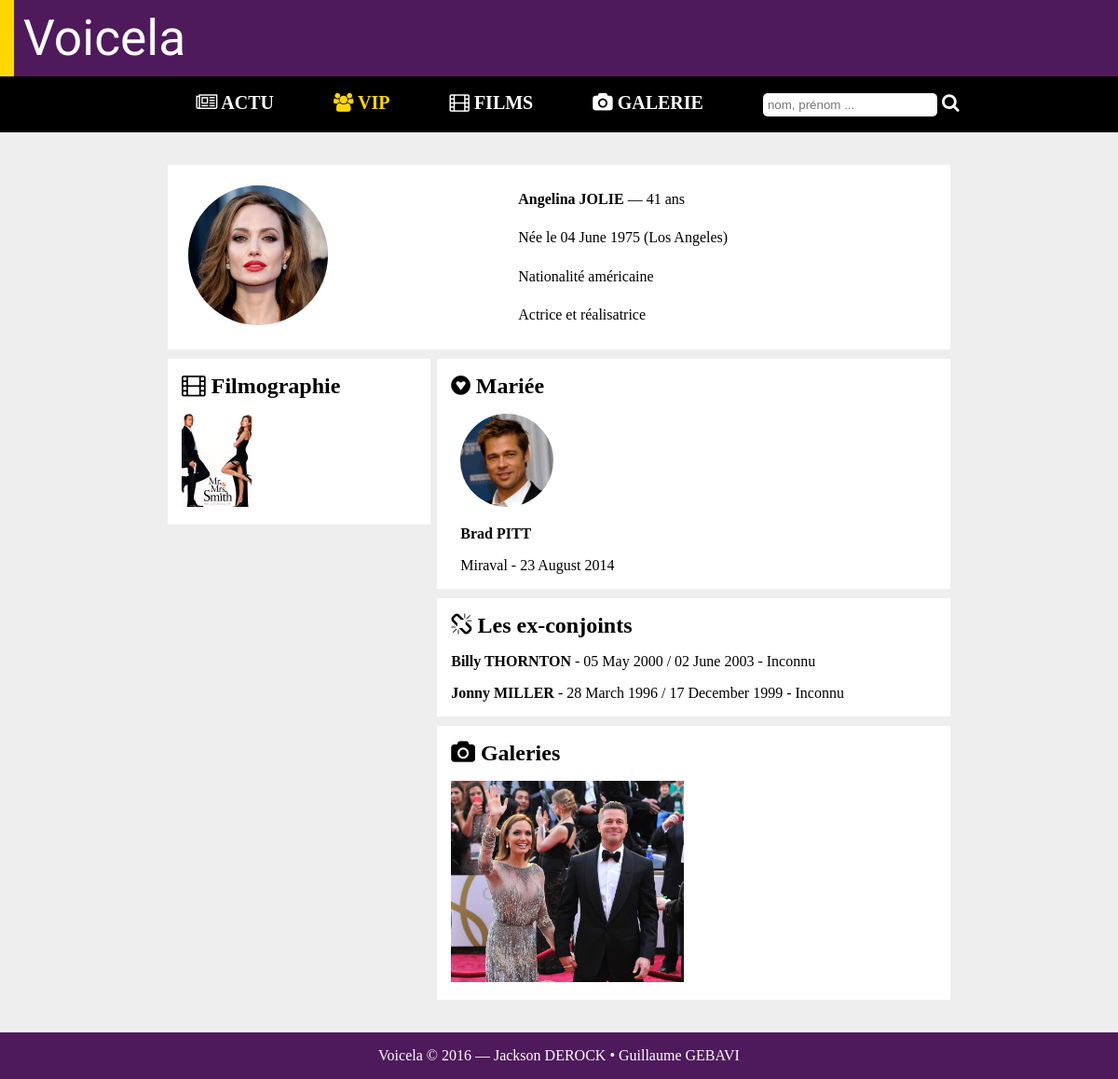
The app's page /PHP/index.php?page=vip&profil=010 with its own data.
### tables this page shows
CREATE TABLE IF NOT EXISTS `VIP` (
  `numVip` varchar(3) NOT NULL,
  `nomVip` varchar(20) NOT NULL,
  `prenomVip` varchar(20) NOT NULL,
  `civilite` varchar(1) NOT NULL,
  `dateNaissance` date NOT NULL,
  `lieuNaissance` varchar(20) NOT NULL DEFAULT 'Inconnu',
  `codeRole` varchar(2) NOT NULL,
  `codeStatut` varchar(1) NOT NULL DEFAULT 'C',
  `nationalite` varchar(30) NOT NULL,
  `idProfil` varchar(10) NOT NULL DEFAULT 'P00.jpg',
  PRIMARY KEY (`numVip`),
  KEY `fk_pays` (`nationalite`)
);

CREATE TABLE IF NOT EXISTS `NATIONALITE` (
  `idNat` varchar(2) NOT NULL,
  `nomNat` varchar(30) NOT NULL,
  PRIMARY KEY (`idNat`)
);

CREATE TABLE IF NOT EXISTS `ACTEUR` (
  `numVip` varchar(3) NOT NULL,
  `numVisa` varchar(6) NOT NULL,
  PRIMARY KEY (`numVip`,`numVisa`),
  KEY `fk_acteur_visa` (`numVisa`)
);

CREATE TABLE IF NOT EXISTS `FILM` (
  `numVisa` varchar(6) NOT NULL,
  `titreFilm` varchar(100) NOT NULL,
  `idGenre` varchar(2) NOT NULL,
  `anneeSortie` int(4) NOT NULL,
  `idAffiche` varchar(10) NOT NULL DEFAULT '000000.jpg',
  PRIMARY KEY (`numVisa`),
  KEY `fk_genre` (`idGenre`)
);

CREATE TABLE IF NOT EXISTS `NEWEVENT` (
  `numVip` varchar(3) NOT NULL,
  `dateMariage` date NOT NULL,
  `numVipConjoint` varchar(3) NOT NULL,
  `lieuMariage` varchar(20) NOT NULL DEFAULT 'Inconnu',
  `dateDivorce` date NOT NULL DEFAULT '1000-01-01',
  PRIMARY KEY (`numVip`,`dateMariage`)
);

CREATE TABLE IF NOT EXISTS `PHOTO` (
  `numVip` varchar(3) NOT NULL,
  `idPhoto` varchar(30) NOT NULL,
  `datePhoto` date NOT NULL DEFAULT '1000-01-01',
  `lieuPhoto` varchar(20) NOT NULL DEFAULT 'Inconnu',
  PRIMARY KEY (`numVip`,`idPhoto`)
);

### PHP/bin/ressources.php (called while the page is built)
<?php
	$host ="localhost";
	$user ="p1422528";
	$password ="234358";
	$nombase ="p1422528";
?>

### PHP/model/model.php (called while the page is built)
<?php
abstract class Model{
private static $bdd;
protected function executerRequete($sql,$params=null){
	if ($params == null)
	{
		$resultat = self::getBdd()->query($sql);
	}
	else
	{
		$resultat = self::getBdd()->prepare($sql);
		$resultat->execute($params);
	}
	return $resultat;
}
private static function getBdd() {
	if(self::$bdd == null){
		require 'bin/ressources.php';
		self::$bdd = new PDO('mysql:host='.$host .';dbname='.$nombase,$user,$password);
		self::$bdd->exec('SET NAMES utf8');
		self::$bdd->setAttribute(PDO::ATTR_ERRMODE,PDO::ERRMODE_EXCEPTION);
	}
	return self::$bdd;
	}
}
?>

### PHP/model/vipManager.php (called while the page is built, shortened)
<?php
class vipManager extends Model{
	public function getDetails($numVip){
		$rep=$this->executerRequete('SELECT numVip, nomVip, prenomVip, dateNaissance, civilite, lieuNaissance, nomNat, codeStatut, idProfil, codeRole FROM VIP V, NATIONALITE N WHERE numVip=:numVip AND V.nationalite=N.idNat;',
		array(':numVip'=>$numVip));
		$det=$rep->fetch();
		return $det;
	}
	public function getPresentA($numVip){
		$rep=$this->executerRequete('SELECT A.numVip, F.numVisa, idAffiche FROM ACTEUR A, FILM F WHERE A.numVisa=F.numVisa AND numVip=:numVip',
		array(':numVip'=>$numVip));
		$aff=$rep->fetchAll();
		return $aff;
	}
	public function getPhoto($numVip){
		$rep=$this->executerRequete('SELECT * FROM PHOTO WHERE numVip=:numVip',
		array(':numVip'=>$numVip));
		$aff=$rep->fetchAll();
		return $aff;
	}
	public function getEvent($numVip){
		$rep=$this->executerRequete('SELECT * FROM NEWEVENT N, VIP V WHERE (N.numVip=:numVip OR N.numVipConjoint=:numVip) AND V.numVip=N.numVip AND dateDivorce="1000-01-01" ORDER BY dateMariage DESC',
		array(':numVip'=>$numVip));
		$aff=$rep->fetch();
		return $aff;
	}
	public function getRecap($numVip){
		$rep=$this->executerRequete('SELECT * FROM NEWEVENT N, VIP V WHERE N.numVipConjoint=:numVip AND N.numVip=V.numVip AND dateDivorce!="1000-01-01" UNION ALL SELECT * FROM NEWEVENT N2, VIP V2 WHERE N2.numVip=:numVip AND N2.numVipConjoint=V2.numVip AND dateDivorce!="1000-01-01" ORDER BY dateMariage DESC;',
		array(':numVip'=>$numVip));
		$aff=$rep->fetchAll();
		return $aff;
	}
}
?>

### PHP/functions/age.php (called while the page is built)
<?php
function age($date_naissance)
{
	$date_naissance = date("d-m-Y", strtotime($date_naissance));
    $arr1 = explode('-', $date_naissance);
    $arr2 = explode('-', date('d-m-Y'));
    if(($arr1[1] < $arr2[1]) || (($arr1[1] == $arr2[1]) && ($arr1[0] <= $arr2[0])))
    return $arr2[2] - $arr1[2];
    return $arr2[2] - $arr1[2] - 1;
}
?>

### PHP/functions/date.php (called while the page is built, shortened)
<?php
function datef($date){
	$birth = strftime("%d %B %Y",strtotime($date));
	return $birth;
}
?>

### PHP/views/detailv.php (the view, shortened to what this page needs)
<?php require_once("functions/age.php");?>
<?php require_once("functions/date.php");?>
	<table class="detailv">
		<tr>
			<td rowspan="4"><img src="assets/img/vip/<?php echo $data['idProfil'];?>" alt="<?php echo $data['nomVip']; ?>"></td>
			<td><b><?php echo $data['prenomVip'];?> <?php echo $data['nomVip'];?></b> &mdash; <?php echo age($data['dateNaissance']);?> ans</td>
		</tr>
		<tr>
			<td><?php
			if($data['civilite']=='M'){echo "Né le ";}else{echo "Née le ";} echo datef($data['dateNaissance']);?> (<?php echo $data['lieuNaissance'];?>)</td>
		</tr>
		<tr>
			<td>Nationalité <?php echo $data['nomNat'];?></td>
		</tr>
		<tr>
			<?php
			if($data['codeRole']=='AR' ){
				if($data['civilite']=='M'){
					echo "<td>Acteur et réalisateur</td>";
				}else{
					echo "<td>Actrice et réalisatrice</td>";
				}
			}
	?>
		</tr>
	</table>
	<?php if((isset($nbaff)&&$nbaff!=0)OR(isset($nbaff2)&&$nbaff2!=0)){ ?>
		<div id="filmo">
		<h1><i class="fa fa-film" aria-hidden="true"></i> Filmographie</h1>
		<?php foreach($req as $aff){?>
			<a href="index.php?page=film&amp;visa=<?php echo $aff['numVisa'];?>"><img src="assets/img/film/<?php echo $aff['idAffiche'];?>" alt="<?php echo $aff['numVisa'];?>"/></a>
		<?php }
		foreach($req2 as $aff2){?>
		<?php }
		echo'</div>';
	} ?>
	<div class="statut">
		<?php
		if($data['codeStatut']=='D'){
			if($data['civilite']=='M'){
				echo'<h1><i class="fa fa-gratipay" aria-hidden="true"></i> Divorcé</h1>';
			}else{
				echo'<h1><i class="fa fa-gratipay" aria-hidden="true"></i> Divorcée</h1>';
			}
		}
		elseif($data['codeStatut']=='M'){
			if($data['civilite']=='M'){
				echo'<h1><i class="fa fa-gratipay" aria-hidden="true"></i> Marié</h1>';
			}else{
				echo'<h1><i class="fa fa-gratipay" aria-hidden="true"></i> Mariée</h1>';
			}
		}else{
			echo'<h1><i class="fa fa-gratipay" aria-hidden="true"></i> Célibataire</h1>';
		}
		if($cnj['codeStatut']=='M'){ ?>
		<div class="vipM">
				<p><a href="index.php?page=vip&amp;profil=<?php echo $cnj['numVip'];?>" ><img src="assets/img/vip/<?php echo $cnj['idProfil'];?>" alt="<?php echo $cnj['nomVip'];?>"/></a></p>
				<p><b><a href="index.php?page=vip&amp;profil=<?php echo $cnj['numVip'];?>" ><?php echo $cnj['prenomVip'];?> <?php echo $cnj['nomVip'];?></a></b></p>
				<p><?php echo $event['lieuMariage'];?> - <?php echo datef($event['dateMariage']);?></p>
		</div>
		<?php }?>
	</div>
	<?php if(isset($nbaff4)&&$nbaff4!=0){?>
	<div class="statut">
		<h1><i class="fa fa-chain-broken" aria-hidden="true"></i> Les ex-conjoints</h1>
		<?php foreach($recap as $list){ ?>
			<p><b><a href="index.php?page=vip&amp;profil=<?php echo $list['numVip'];?>" ><?php echo $list['prenomVip'];?> <?php echo $list['nomVip'];?></a></b> -
			<?php echo datef($list['dateMariage']);?> / <?php echo datef($list['dateDivorce']);?> - <?php echo $list['lieuMariage'];?></p>
		<?php }?>
	</div>
	<?php }?>
	<?php if(isset($nbaff3)&&$nbaff3!=0){?>
	<div id="photo">
		<h1><i class="fa fa-camera" aria-hidden="true"></i> Galeries</h1>
		<?php foreach($pic as $picture){?>
			<img src="assets/img/photo/<?php echo $picture['idPhoto'];?>" alt="<?php echo $picture['idPhoto'];?>"/>
		<?php } ?>
	</div>
	<?php } ?>
<?php $content=ob_get_clean(); ?>
<?php $title=$data['prenomVip'].' '.$data['nomVip']; $rechpage='index.php?page=listevip';  $placeholder='nom, prénom ...'; $content; ?>
<?php include("views/layout.php"); ?>

### PHP/index.php (shortened to what this page needs)
<?php
	require_once('model/model.php');
	require_once('model/vipManager.php');
	if(isset($_GET['page']))
	{
		if($_GET['page']=='listevip')
		{
			$selection2='selection';
			$libelle=null;
			if(isset($_POST['metier']))
			{
				$obj=new vipManager();
				if($_POST['metier']=='Tout'&& isset($_POST['gender']))
				{
					$req=$obj->getVip('Tout',$_POST['gender']);
					$gender=$_POST['gender'];
				}
				else
				{
					if($_POST['metier']=='Acteur')
					{
						$_POST['metier']='AC';
					}
					if($_POST['metier']=='Réalisateur')
					{
						$_POST['metier']='RE';
					}
					if($_POST['metier']=='Acteur et Réalisateur')
					{
						$_POST['metier']='AR';
					}
					if(isset($_POST['gender']))
					{
						$libelle=$_POST['metier'];
						$req=$obj->getVip($_POST['metier'],$_POST['gender']);
						$gender=$_POST['gender'];
					}
					else
					{
						$req=$obj->getVip($_POST['metier'],"MF");
						$gender="MF";
					}
				}
				$nbPic = count($req);
			}
			elseif(isset($_POST['recherche']))
			{
				$src='%'.$_POST['recherche'].'%';
				$rech=new vipManager;
				$req=$rech->getSearchV($src);
				$nbPic = count($req);
			}
			else
			{
				$obj=new vipManager();
				$req=$obj->getVip('Tout',"MF");
				$gender="MF";
				$nbPic = count($req);
			}
			include('views/vip.php');
		}
		elseif($_GET['page']=='vip')
		{
			$selection2='selection';
			$detail=new vipManager();
			$data=$detail->getDetails($_GET['profil']);
			$affiche=new vipManager();
			$req=$affiche->getPresentA($_GET['profil']);
			$nbaff = count($req);
			$affiche2=new vipManager();
			$req2=$affiche2->getPresentR($_GET['profil']);
			$nbaff2 = count($req2);
			$photo=new vipManager();
			$pic=$photo->getPhoto($_GET['profil']);
			$nbaff3 = count($pic);
			$evenement=new vipManager();
			$event=$evenement->getEvent($_GET['profil']);
			$recapitulatif=new vipManager();
			$recap=$recapitulatif->getRecap($_GET['profil']);
			$nbaff4=count($recap);
			if($event['numVip']==$_GET['profil'])
			{
				$cj=$event['numVipConjoint'];
				$cnj=$detail->getDetails($cj);
			}
			else
			{
				$cj=$event['numVip'];
				$cnj=$detail->getDetails($cj);
			}
			if(count($data)<2)
			{
				include('views/error.php');
				header ("Refresh: 8;url=index.php");
			}
			else
			{
				include('views/detailv.php');
			}
		}
		else
		{
			include('views/error.php');
			header ("Refresh: 8;url=index.php");
		}
	}
?>

### PHP/views/layout.php (shortened to what this page needs)
<!DOCTYPE html>
<html lang="fr">
	<head>
		<link rel="stylesheet" type="text/css" href="./assets/style.css"/>
		<link rel="stylesheet" href="assets/font-awesome/css/font-awesome.min.css">
	</head>
	<body>
		<header>Voicela</header>
			<nav>
				<ul>
					<li><a class="<?php if(isset($selection1))echo $selection1;?>" href="index.php"><i class="fa fa-newspaper-o" aria-hidden="true"></i>  ACTU</a></li>
					<li><a class="<?php if(isset($selection2))echo $selection2;?>" href="index.php?page=listevip"><i class="fa fa-users" aria-hidden="true"></i>  VIP</a></li>
					<li><a class="<?php if(isset($selection3))echo $selection3;?>" href="index.php?page=listefilm"><i class="fa fa-film" aria-hidden="true"></i>  FILMS</a></li>
					<li><a class="<?php if(isset($selection4))echo $selection4;?>" href="index.php?page=galerie"><i class="fa fa-camera" aria-hidden="true"></i>  GALERIE</a></li>
					<li><form id="recherche" method="POST" action="<?php if(isset($rechpage))echo $rechpage;?>">
					<input id="barrech" type="text" placeholder="<?php echo $placeholder;?>" name="recherche" />  <i class="fa fa-search" aria-hidden="false"></i>
					</form></li>
				</ul>
			</nav>
		<div id="space">
			<?php echo $content;?>
		</div>
		<footer>
			<p>Voicela &copy; 2016 &mdash; Jackson DEROCK &bull; Guillaume GEBAVI</p>
		</footer>
	</body>
</html>

### PHP/assets/style.css (style rules this page uses)
html, body { height: 100%; margin: 0; padding: 0; font-family: "Calibri Light", Calibri; background: url(img/background.jpg) no-repeat center fixed; background-size: cover; }
body { display : table; width: 100%; background-color: #eee; }
header { font-size: 40pt; background-color: #4F1A5C; color: white; padding: 10px; border-left: solid 15px gold; font-family: 'Philosopher', sans-serif; }
nav { background-color: black; padding: 1px; text-align: center; }
nav ul { list-style-type: none; }
nav ul li { display: inline; color: white; font-size: 15pt; margin: 0 30px; }
nav ul li a { text-decoration: none; color: white; }
h1 { font-size: 18pt; }
#recherche { display: inline; color: white; }
#barrech { padding: 5px; border: none; border-radius: 5px; color: #4F1A5C; outline: none; }
.selection { color: gold; }
#space { width: 70%; margin: 35px auto; }
a { text-decoration:none; color: black; font-weight:bold; }
footer { font-size: 12pt; background-color: #4F1A5C; text-align: center; color: white; display: table-row; }
.detailv { width:100%; margin: 10px 0; padding: 15px 150px 15px 15px; background-color: white; }
.detailv td { padding: 5px; width: 500px; }
.detailv td img { width: 150px; border-radius: 75px; }
#filmo { background-color: white; float: left; width: 30%; padding: 0px 15px 15px 15px; margin-bottom: 35px; }
#filmo img { width: 75px; }
.statut { background-color: white; float: right; width: 62%; padding: 0 15px; margin-bottom: 10px; }
#photo { background-color: white; width: 62%; padding: 0px 15px 15px 15px; margin: 0px 0px 35px 0px; float: right; }
#photo img { width: 250px; }
.vipM { width: 300px; padding: 0px 10px }
.vipM img { width: 100px; border-radius: 75px; }

### records on screen
vip: idProfil (picture), prenomVip "Angelina", nomVip "JOLIE", dateNaissance "41", dateNaissance "04 June 1975", lieuNaissance "Los Angeles", nationalite.nomNat "américaine"
acteur: film.idAffiche+numVisa (picture)
vip: idProfil (picture), prenomVip "Brad", nomVip "PITT"
newevent: lieuMariage "Miraval", dateMariage "23 August 2014"
photo: idPhoto (picture)

### other values on screen
$list['prenomVip'] "Billy"
$list['nomVip'] "THORNTON"
datef($list['dateMariage']) "05 May 2000"
datef($list['dateDivorce']) "02 June 2003"
$list['lieuMariage'] "Inconnu"
$list['prenomVip'] "Jonny"
$list['nomVip'] "MILLER"
datef($list['dateMariage']) "28 March 1996"
datef($list['dateDivorce']) "17 December 1999"
